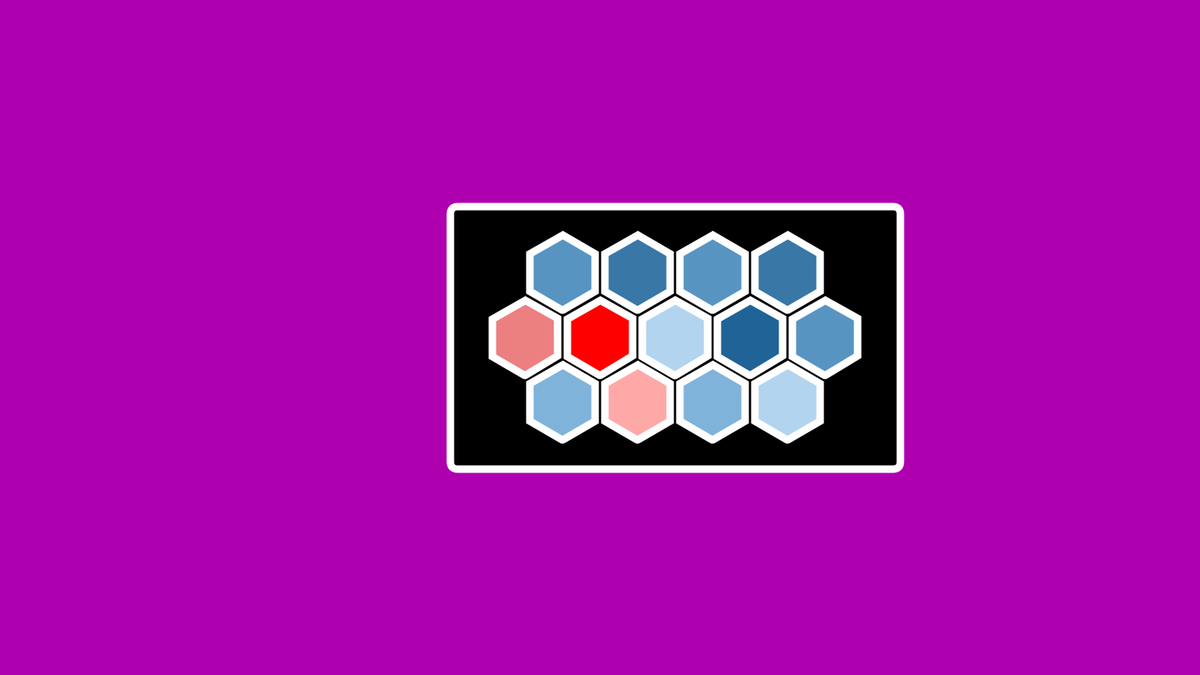
Frame 1 (no input)
Frame 60 (the mouse pressed at the canvas centre just before this capture): identical to frame 1, image omitted
Frame 120 (the mouse held since frame 60 and released just before this capture): identical to frame 1, image omitted

The Processing sketch that drew this single still picture (run headless with seeded random() and noise(); from frame 60 on, the mouse is pressed at the canvas centre):

// Processing sketch: main
// ── main.pde
final int sides = 6;
final float r = 50;
final float alpha = radians((360)/sides);

color [] rgb = {#B2D4EF, #80B3DA, #5894C2, #3977A7, #206396, #FF0000, #EC8080, #FFA8A8} ;

ArrayList<Hexagon> hList;

void setup() {
  size(1600, 900);
  stroke(255);
  strokeWeight(10);
  fill(0);

  hList = new ArrayList<Hexagon>();

  Hexagon h = new Hexagon(width/2, height/2);
  hList.add(h);
  hList.addAll(h.expandNeighbours());

  Hexagon k = new Hexagon(width/2 + r * 4, height/2);
  hList.add(k);
  hList.addAll(k.expandNeighbours());

}

void draw() {    
  background(175,0,175);

  rect(width/2 - r * 6 + r * 2, height/2 - r * 3.5, r * 12, r * 7, 10, 10, 10, 10);
  for (Hexagon h : hList) {
    h.render();
  }

//  println(hList.size());
//  noLoop();
}
// ── Hexagon.pde
class Hexagon {
  PVector l;
  PShape s;
  boolean [] neighbours;
//  Hexagon [] myNeighbours;
  ArrayList<Hexagon> myNeighbours;

  Hexagon(float x, float y) {
    this.l = new PVector(x, y);
    this.s = createShape();

    this.s.beginShape();
    this.s.fill(rgb[int(random(rgb.length))]);
    
    for (float a = PI/2; a <= PI/2 + TWO_PI; a += alpha) {
      float px = cos(a) * (r);
      float py = sin(a) * (r);
      this.s.vertex(px, py);
    }
    
    this.s.endShape();

    this.neighbours = new boolean [6];

    for (boolean n : this.neighbours) {
      n = false;
    }
    
    this.myNeighbours = new ArrayList<Hexagon>();
//    this.myNeighbours = new Hexagon[6];
    
  }

  void setNeighbour(int i) {
    this.neighbours[i] = true;
  }

  ArrayList<Hexagon> expandNeighbours() {

    ArrayList<Hexagon> newNeighbours = new ArrayList<Hexagon>();
    int side = 0;

    for (float a = 0; (round( a * 100000.0f ) / 100000.0f) <= TWO_PI; a += alpha, side++) {

      if (this.neighbours[side] == true) continue;

      float x = this.l.x + cos(a) * r * 2 ;
      float y = this.l.y + sin(a) * r * 2 ;

      if (x < (-r/2) || y < (-r/2) || x>(width+r/2) || y > (height+r/2)) continue;

      Hexagon h = new Hexagon(x, y);

      h.setNeighbour(((side+3)-1)%6);
      h.setNeighbour(((side+3)+0)%6);      
      h.setNeighbour(((side+3)+1)%6);      

      newNeighbours.add(h);

      this.setNeighbour(side);
      this.myNeighbours.add(h);
    }

    for (Hexagon h: myNeighbours) {
    }

    return newNeighbours;
  }

  void showNeighbours() {
    int i = 0;
    for (float a = 0; (round( a * 100000.0f ) / 100000.0f) <= TWO_PI; a += alpha, i++) {
      float x = this.l.x + cos(a) * r * 2 ;
      float y = this.l.y + sin(a) * r * 2 ;
      if (this.neighbours[i] == false) {
        ellipse(x, y, 5, 5);
        //text(i, x, y+4);
        //text((i+3)%6, x+10, y+4);
        //text(((i+3)+1)%6, x+10, y-12);
        //text(((i+3)-1)%6, x+10, y+16);
      }
      //shape(this.s, nx, ny);
    }
  }

  void render() {
    shape(this.s, this.l.x, this.l.y);

  //  for (boolean n : this.neighbours) {
  //    print(n, "\t");
  //  }
  //  println(this.myNeighbours);
  
  }
}
